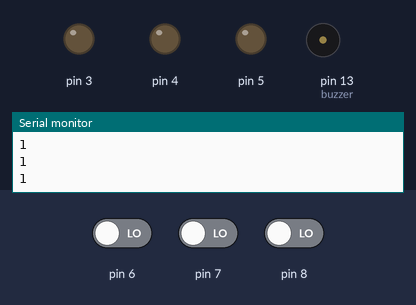
Recording of a sketch running on a simulated Arduino Uno, built with avr-gcc and run on an emulated ATmega328P. Shown: output pins drawn as LEDs (lit = HIGH), buzzer (waves = sounding), the last lines printed to the serial monitor. Dashed ring = blinking. The test bench sets the inputs (shaded band); at power-on: pin 6 LOW, pin 7 LOW, pin 8 LOW. Random numbers use the default seed unless the sketch sets one.

Above: at 3.8 s.
3.9 s: pin 6 driven HIGH
At 4.05 s:
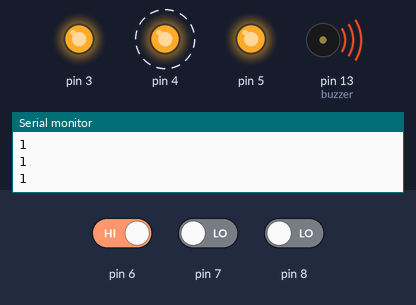
At 5.9 s:
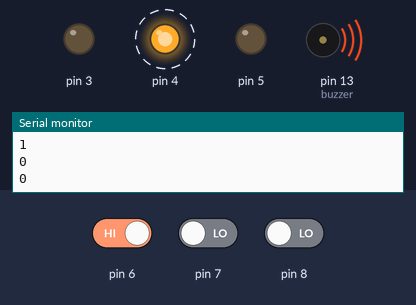
6.9 s: pin 7 driven HIGH
At 7.9 s:
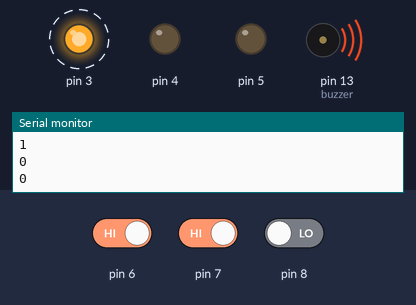
9.9 s: pin 7 driven LOW
12.9 s: pin 6 driven LOW
Timing chart, 0 to 15.6 s (numbered marks = the images above; inputs shaded):
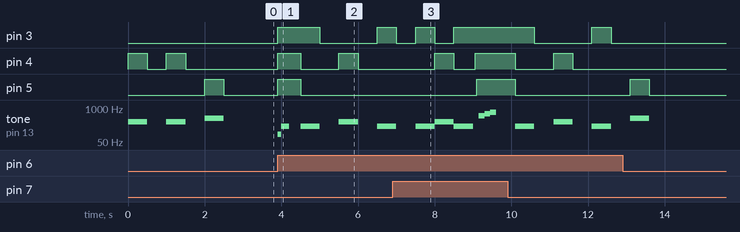

The sketch:

simon_says_game.ino
```cpp
#include <TrueRandom.h>
#define start_led 3
#define start_button 6
#define led_count 3
#define buzzer 13
#define level 20
bool done;
int current_level = 3;
int herz[led_count];
int sequence[level];

void setup()
{
    Serial.begin(9600);
    pinMode(buzzer, OUTPUT);
    for (int i = 0; i < led_count; i++)
    {
        pinMode(i + start_led, OUTPUT);
        pinMode(i + start_button, INPUT);
        herz[i] = i * 100 + 200;
    }
    new_game();
}

void loop()
{
    show_seq();
    user_input();
}

void new_game()
{
    for (int i = 0; i < level; i++)
    {
        sequence[i] = TrueRandom.random(0, led_count);
        Serial.println(sequence[i]);
    }
}

void show_seq()
{
    for (int i = 0; i < current_level; i++)
    {
        digitalWrite(sequence[i] + start_led, HIGH);
        signals(sequence[i]);
        delay(500);
        digitalWrite(sequence[i] + start_led, LOW);
        noTone(buzzer);
    }
    done = false;
}

void user_input()
{
    int current_position = 0;
    while (done == false)
    {
        for (int i = 0; i < led_count; i++)
        {
            if (digitalRead(i + start_button))
            {
                if (i == sequence[current_position])
                {
                    current_position++;
                    signals(i);
                    if (current_position == current_level)
                    {
                        done = true;
                        victory();
                    }
                }
                else
                {
                    lose();
                    done = true;
                }
            }
        }
    }
}

void signals(int pos)
{
    digitalWrite(pos + start_led, HIGH);
    tone(buzzer, herz[pos]);
    delay(500);
    digitalWrite(pos + start_led, LOW);
    noTone(buzzer);
}

void victory()
{
    current_level++;
    for (int i = 0; i < led_count; i++)
    {
        digitalWrite(i + start_led, HIGH);
        delay(50);
    }
    tone(buzzer, 500);
    delay(150);
    tone(buzzer, 600);
    delay(150);
    tone(buzzer, 700);
    delay(150);
    noTone(buzzer);
    delay(500);
    for (int i = 0; i < led_count; i++)
    {
        digitalWrite(i + start_led, LOW);
    }
}

void lose()
{
    current_level = 3;
    for (int i = 0; i < led_count; i++)
    {
        digitalWrite(i + start_led, HIGH);
    }
    tone(buzzer, 100);
    delay(100);
    tone(buzzer, 200);
    delay(200);
    noTone(buzzer);
    delay(300);
    for (int i = 0; i < led_count; i++)
    {
        digitalWrite(i + start_led, LOW);
    }
    new_game();
}
```

Measured:
- after the input at 3.9 s, pin 3: LOW → HIGH at once, → LOW 1.1 s later, → HIGH 1.5 s later; pin 4: alternates HIGH for 0.55 s and LOW for 1.0 s, starting at once; pin 5: LOW → HIGH at once, → LOW 0.60 s later; tone on pin 13 (buzzer): plays 100 Hz for 0.10 s, 200 Hz for 0.20 s, 200 Hz for 0.50 s, 300 Hz for 0.50 s, 200 Hz for 0.40 s, starting at once
- by itself, pin 4: alternates HIGH for 0.50 s and LOW for 0.50 s, 4 changes in all, then stays LOW
- by itself, tone on pin 13 (buzzer): plays 300 Hz for 0.50 s, 300 Hz for 0.50 s, 400 Hz for 0.50 s
